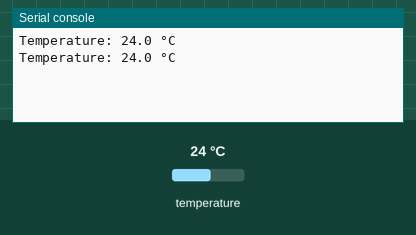
A program run on a simulated MicroPython board. Parts: the last lines printed to the serial console. The test bench sets the inputs (shaded band); at power-on: temperature 24 °C.

Above: at 1.2 s.
1.3 s: temperature set to 12 °C
At 2.6 s:
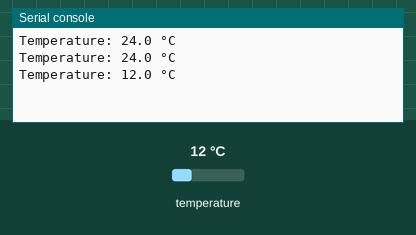
2.8 s: temperature set to 19 °C
At 3.8 s:
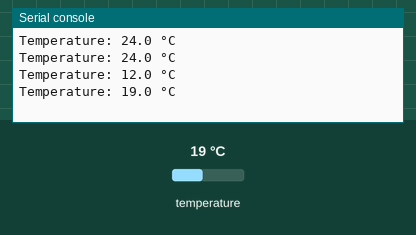
Timing chart, 0 to 5.8 s (numbered marks = the images above; inputs shaded):
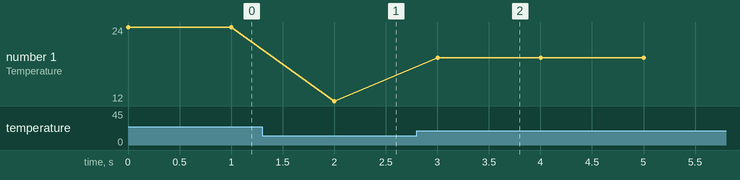

Measured:
- after the input at 1.3 s, the serial console: prints a new line after 0.70 s (image 1)
- after the input at 2.8 s, the serial console: prints a new line after 0.20 s (image 2)
- plotted number 1: 24 → 12 after the input at 1.3 s, 12 → 19 after the input at 2.8 s

The program:

temperature.py
```python
from machine import Pin, SPI
import time

# BME280 SPI setup
CS_PIN = Pin(8, Pin.OUT, value=1)  # GPIO 8 (Physical Pin 11)
spi = SPI(1, baudrate=1000000, polarity=0, phase=0, bits=8, firstbit=SPI.MSB,
          sck=Pin(10), mosi=Pin(11), miso=Pin(12))  # SPI1: Pins 14, 15, 16

# BME280 register addresses
REG_DIG_T1 = 0x88
REG_CTRL_MEAS = 0xF4
REG_TEMP = 0xFA

# SPI read/write functions
def read_reg(reg, num_bytes):
    CS_PIN.value(0)  # Select chip
    spi.write(bytes([reg | 0x80]))  # Read mode (MSB=1)
    data = spi.read(num_bytes)
    CS_PIN.value(1)  # Deselect chip
    return data

def write_reg(reg, data):
    CS_PIN.value(0)  # Select chip
    spi.write(bytes([reg & 0x7F]))  # Write mode (MSB=0)
    spi.write(bytes([data]))
    CS_PIN.value(1)  # Deselect chip

# Read an unsigned short (little endian)
def read_u16(reg):
    d = read_reg(reg, 2)
    return d[0] | (d[1] << 8)

# Read a signed short
def read_s16(reg):
    val = read_u16(reg)
    return val if val < 32768 else val - 65536

# Get calibration data for temperature
dig_T1 = read_u16(REG_DIG_T1)
dig_T2 = read_s16(REG_DIG_T1 + 2)
dig_T3 = read_s16(REG_DIG_T1 + 4)

# Configure sensor: oversampling x1, normal mode
write_reg(REG_CTRL_MEAS, 0x27)

def read_temperature():
    data = read_reg(REG_TEMP, 3)
    raw = (data[0] << 12) | (data[1] << 4) | (data[2] >> 4)
    # Compensation formula from datasheet
    var1 = (((raw >> 3) - (dig_T1 << 1)) * dig_T2) >> 11
    var2 = (((((raw >> 4) - dig_T1) * ((raw >> 4) - dig_T1)) >> 12) * dig_T3) >> 14
    t_fine = var1 + var2
    T = (t_fine * 5 + 128) >> 8
    return T / 100.0

# Main loop
while True:
    temp = read_temperature()
    print("Temperature:", temp, "°C")
    time.sleep(1)
```
